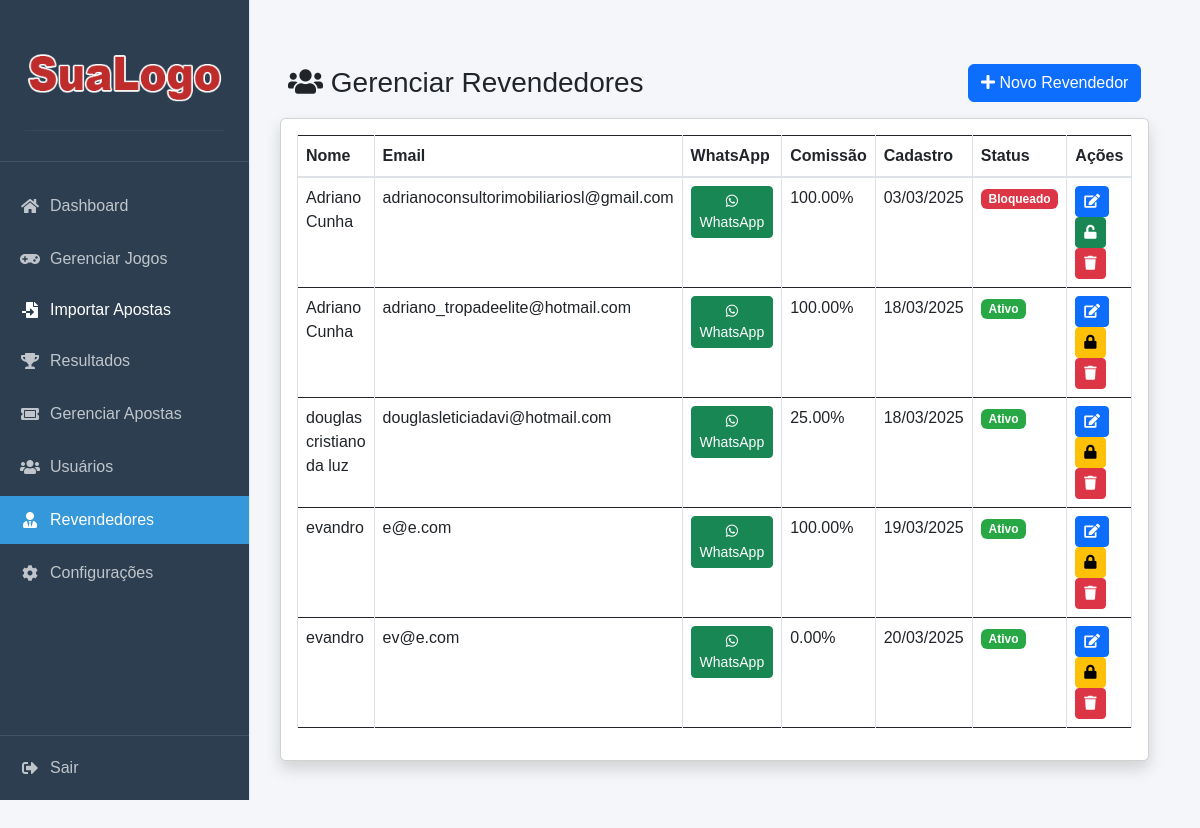
The page /admin/adicionar_revendedor.php (signed in) on the database its author committed.
### tables this page shows
CREATE TABLE `usuarios` (
  `id` int NOT NULL,
  `nome` varchar(100) NOT NULL,
  `email` varchar(100) NOT NULL,
  `telefone` varchar(20) DEFAULT NULL,
  `whatsapp` varchar(20) DEFAULT NULL,
  `senha` varchar(255) NOT NULL,
  `tipo` enum('admin','usuario','revendedor') DEFAULT 'usuario',
  `created_at` timestamp NULL DEFAULT CURRENT_TIMESTAMP,
  `revendedor_id` int DEFAULT NULL,
  `comissao` decimal(5,2) DEFAULT '0.00',
  `data_cadastro` datetime DEFAULT CURRENT_TIMESTAMP,
  `status` tinyint(1) DEFAULT '1'
);

### admin/adicionar_revendedor.php (the view, shortened to what this page needs)
<?php
require_once '../config/database.php';
require_once 'includes/header.php';
$stmt = $pdo->query("SELECT * FROM usuarios WHERE tipo = 'revendedor' ORDER BY nome");
$revendedores = $stmt->fetchAll(PDO::FETCH_ASSOC);
?>
<div class="container-fluid">
    <div class="d-flex justify-content-between align-items-center mb-3 px-2">
        <h1 class="h3 mb-0 text-gray-800">
            <i class="fas fa-users"></i> Gerenciar Revendedores
        </h1>
        <button class="btn btn-primary" onclick="novoRevendedor()">
            <i class="fas fa-plus"></i> Novo Revendedor
        </button>
    </div>
    <div class="card shadow">
        <div class="card-body px-2">
            <div class="table-responsive">
                <table class="table table-bordered table-hover" id="dataTable" width="100%" cellspacing="0">
                    <thead>
                        <tr>
                            <th>Nome</th>
                            <th>Email</th>
                            <th>WhatsApp</th>
                            <th>Comissão</th>
                            <th>Cadastro</th>
                            <th>Status</th>
                            <th>Ações</th>
                        </tr>
                    </thead>
                    <tbody>
                        <?php foreach ($revendedores as $revendedor): ?>
                        <tr>
                            <td><?php echo htmlspecialchars($revendedor['nome']); ?></td>
                            <td><?php echo htmlspecialchars($revendedor['email']); ?></td>
                            <td>
                                <?php if (!empty($revendedor['whatsapp'])): ?>
                                    <a href="https://wa.me/<?php echo $revendedor['whatsapp']; ?>" target="_blank" class="btn btn-success btn-sm">
                                        <i class="fab fa-whatsapp"></i> WhatsApp
                                    </a>
                                <?php endif; ?>
                            </td>
                            <td><?php echo $revendedor['comissao']; ?>%</td>
                            <td><?php echo isset($revendedor['data_cadastro']) ? date('d/m/Y', strtotime($revendedor['data_cadastro'])) : 'N/D'; ?></td>
                            <td>
                                <span class="badge badge-<?php echo isset($revendedor['status']) && $revendedor['status'] ? 'success' : 'danger'; ?>">
                                    <?php echo isset($revendedor['status']) && $revendedor['status'] ? 'Ativo' : 'Bloqueado'; ?>
                                </span>
                            </td>
                            <td>
                                <button class="btn btn-primary btn-sm btn-editar"
                                    data-id="<?php echo $revendedor['id']; ?>"
                                    data-nome="<?php echo htmlspecialchars($revendedor['nome']); ?>"
                                    data-email="<?php echo htmlspecialchars($revendedor['email']); ?>"
                                    data-whatsapp="<?php echo htmlspecialchars($revendedor['whatsapp'] ?? ''); ?>"
                                    data-comissao="<?php echo $revendedor['comissao']; ?>">
                                    <i class="fas fa-edit"></i>
                                </button>
                                <button class="btn btn-<?php echo isset($revendedor['status']) && $revendedor['status'] ? 'warning' : 'success'; ?> btn-sm btn-alternar-status"
                                    data-id="<?php echo $revendedor['id']; ?>"
                                    title="<?php echo isset($revendedor['status']) && $revendedor['status'] ? 'Bloquear' : 'Desbloquear'; ?>">
                                    <i class="fas fa-<?php echo isset($revendedor['status']) && $revendedor['status'] ? 'lock' : 'unlock'; ?>"></i>
                                </button>
                                <button class="btn btn-danger btn-sm btn-excluir" data-id="<?php echo $revendedor['id']; ?>">
                                    <i class="fas fa-trash"></i>
                                </button>
                            </td>
                        </tr>
                        <?php endforeach; ?>
                    </tbody>
                </table>
            </div>
        </div>
    </div>
</div>
<?php
require_once 'includes/layout.php';
?>

### admin/includes/header.php (style rules this page uses)
body { display: flex; min-height: 100vh; }

### admin/includes/layout.php (style rules this page uses)
* { margin: 0; padding: 0; box-sizing: border-box; }
body { font-family: Arial, sans-serif; background: #f5f6fa; }

### admin/adicionar_revendedor.php (style rules this page uses)
.container-fluid { padding: 1.5rem !important; padding-left: 15rem !important; margin-left: 0 !important; }
.card { border-radius: 0.35rem; margin: 0 !important; }
.card-body { padding: 1rem !important; }
.table-responsive { margin: 0 !important; padding: 0 !important; }

### rows shown on the page
usuarios: nome "Adriano Cunha", email "adrianoconsultorimobiliariosl@gmail.com", comissao "100.00", data_cadastro "03/03/2025", status "Bloqueado"
usuarios: nome "Adriano Cunha", email "adriano_tropadeelite@hotmail.com", comissao "100.00", data_cadastro "18/03/2025", status "Ativo"
usuarios: nome "douglas cristiano da luz", email "douglasleticiadavi@hotmail.com", comissao "25.00", data_cadastro "18/03/2025", status "Ativo"
usuarios: nome "evandro", email "e@e.com", comissao "100.00", data_cadastro "19/03/2025", status "Ativo"
usuarios: nome "evandro", email "ev@e.com", comissao "0.00", data_cadastro "20/03/2025", status "Ativo"
